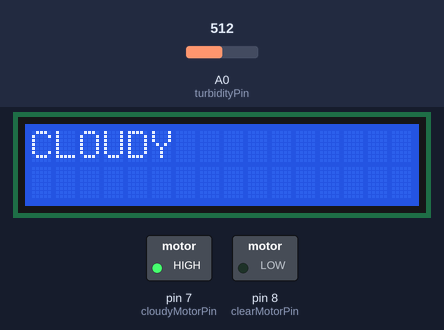
A sketch run on a simulated Arduino Uno, built with avr-gcc and run on an emulated ATmega328P. Shown: 16×2 character LCD, switched loads named in the sketch (green lamp = pin HIGH). The test bench sets the inputs (shaded band); at power-on: A0 (turbidityPin) = 512. What the sketch prints to the serial monitor is not drawn.

Above: at 1.2 s.
1.3 s: A0 (turbidityPin) set to 598
At 5.09 s:
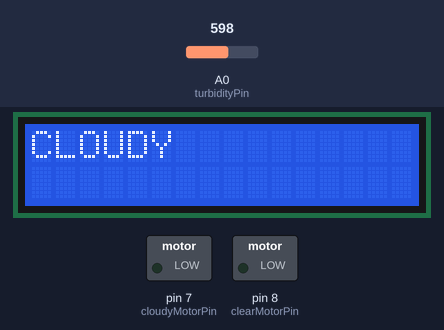
11.7 s: A0 (turbidityPin) set to 616
At 16.4 s:
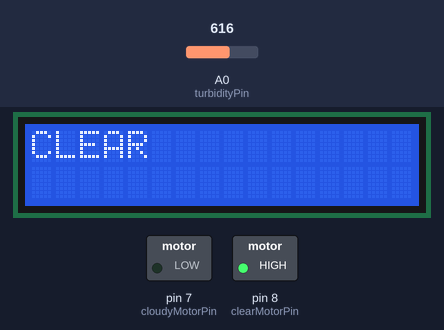
21.8 s: A0 (turbidityPin) set to 306
At 26.8 s:
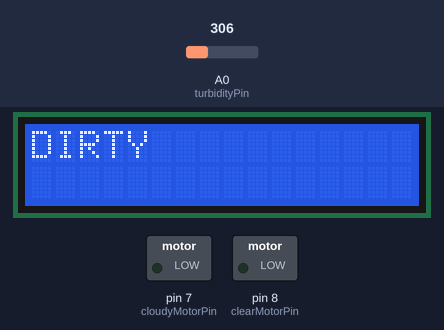
Timing chart, 0 to 28.3 s (numbered marks = the images above; inputs shaded):
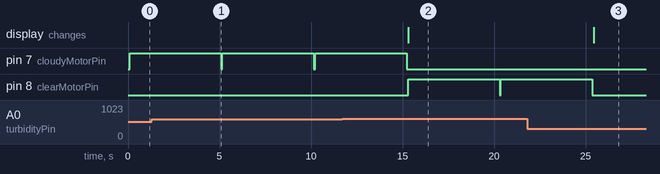

The sketch:

main.ino
```cpp
#include <LiquidCrystal_I2C.h>

LiquidCrystal_I2C lcd(0x27, 2, 16);

int turbidityPin = A0; // A0 for Arduino/36 for ESP
int cloudyMotorPin = 7; // Digital pin for cloudy water motor
int clearMotorPin = 8;  // Digital pin for clear water motor

void setup() {
  Serial.begin(9600);
  // Initialize LCD
  lcd.init();
  // Turn on LCD backlight
  lcd.backlight();

  // Set motor pins as output
  pinMode(cloudyMotorPin, OUTPUT);
  pinMode(clearMotorPin, OUTPUT);
}

void loop() {
  int sensorValue = analogRead(turbidityPin);
  int turbidity = map(sensorValue, 0, 750, 100, 0);

  Serial.print("Turbidity: ");
  Serial.println(turbidity);

  lcd.setCursor(0, 0);

  if (turbidity < 20) {
    Serial.println("CLEAR");
    lcd.print("                "); // Clear the line
    lcd.setCursor(0, 0);
    lcd.print("CLEAR");
    // Turn on clear water motor
    digitalWrite(clearMotorPin, HIGH);
    delay(5000); // Keep motor on for 5 seconds
    // Turn off clear water motor
    digitalWrite(clearMotorPin, LOW);
  }
  else if (turbidity <= 50) {
    Serial.println("CLOUDY");
    lcd.print("                "); // Clear the line
    lcd.setCursor(0, 0);
    lcd.print("CLOUDY");
    // Turn on cloudy water motor
    digitalWrite(cloudyMotorPin, HIGH);
    delay(5000); // Keep motor on for 5 seconds
    // Turn off cloudy water motor
    digitalWrite(cloudyMotorPin, LOW);
  }
  else {
    Serial.println("DIRTY");
    lcd.print("                "); // Clear the line
    lcd.setCursor(0, 0);
    lcd.print("DIRTY");
    // Turn off both motors
    digitalWrite(cloudyMotorPin, LOW);
    digitalWrite(clearMotorPin, LOW);
  }

  delay(50); // Adjust delay as needed for stability
}
```

Measured:
- the behaviour switches between 607 and 608 on A0 (turbidityPin) (found by bisection; images 1 and 2)
- after the input at 11.7 s, pin 7 (cloudyMotorPin): goes on until 15.2 s, then stays LOW; pin 8 (clearMotorPin): LOW → HIGH after 3.6 s, → LOW 5.0 s later, → HIGH 0.07 s later; the display: changes after 3.6 s (image 2)
- after the input at 21.8 s, pin 8 (clearMotorPin): goes on until 25.4 s, then stays LOW; the display: changes after 3.6 s (image 3)
- by itself, pin 7 (cloudyMotorPin): alternates HIGH for 5.0 s and LOW for 0.07 s
